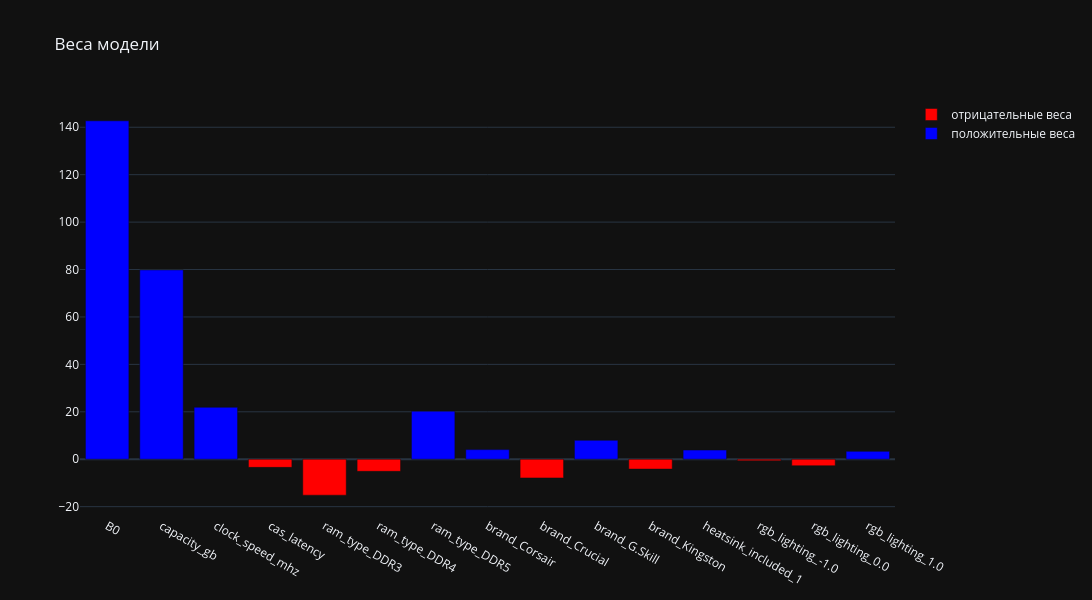

Notebook code for this chart:
### Code cell
pipe_short.fit(X_train, y_train)
B0, B = get_coefs(pipe_short['model'])
names = list(pipe_short[:-1].get_feature_names_out())
print_model(B0, B, names)

Bs = np.hstack([B0, B])
vis_weigths(Bs, names)

### Figure 1 — Plotly figure (JSON) as saved in the notebook; plotly's stock layout.template omitted (floating-point values rounded to 4 significant figures)
{"data": [{"marker": {"color": "red"}, "name": "отрицательные веса", "type": "bar", "x": [3, 4, 5, 8, 10, 12, 13], "y": [-3.433, -15.17, -5.102, -7.894, -4.153, -0.6025, -2.725]}, {"marker": {"color": "blue"}, "name": "положительные веса", "type": "bar", "x": [0, 1, 2, 6, 7, 9, 11, 14], "y": [142.7, 79.85, 21.91, 20.27, 4.056, 7.991, 3.874, 3.328]}], "layout": {"height": 600, "title": {"text": "Веса модели"}, "width": 1200, "xaxis": {"tickmode": "array", "ticktext": ["B0", "capacity_gb", "clock_speed_mhz", "cas_latency", "ram_type_DDR3", "ram_type_DDR4", "ram_type_DDR5", "brand_Corsair", "brand_Crucial", "brand_G.Skill", "brand_Kingston", "heatsink_included_1", "rgb_lighting_-1.0", "rgb_lighting_0.0", "rgb_lighting_1.0"], "tickvals": [0, 1, 2, 3, 4, 5, 6, 7, 8, 9, 10, 11, 12, 13, 14]}}}
